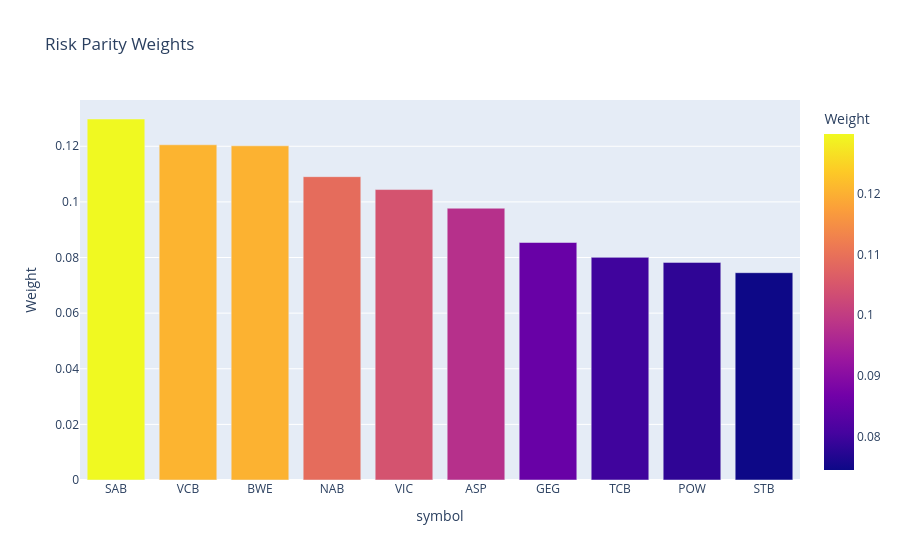
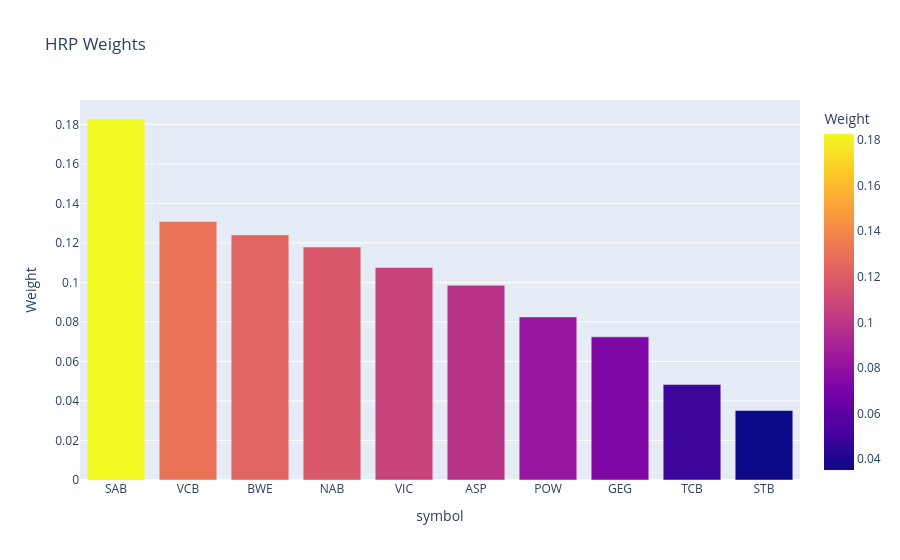
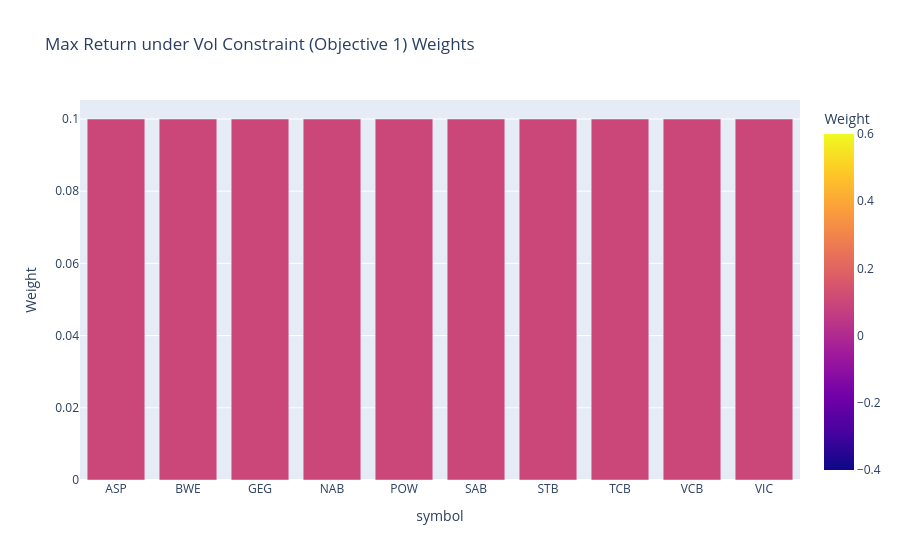

Notebook code cell kept with these figures, in order:
### Code cell
# Cell: Visualize Allocations
display(weight_bar_chart(weights_table["risk_parity"], title="Risk Parity Weights"))
display(weight_bar_chart(weights_table["hrp"], title="HRP Weights"))
display(weight_bar_chart(weights_table["max_ret_under_risk"], title="Max Return under Vol Constraint (Objective 1) Weights"))

### Figure 1 — Plotly figure (JSON) as saved in the notebook; plotly's stock layout.template omitted (floating-point values rounded to 4 significant figures)
{"data": [{"hovertemplate": "symbol=%{x}<br>Weight=%{marker.color}<extra></extra>", "legendgroup": "", "marker": {"color": [0.1298, 0.1205, 0.1202, 0.1091, 0.1044, 0.09772, 0.0854, 0.08006, 0.07825, 0.07454], "coloraxis": "coloraxis", "pattern": {"shape": ""}}, "name": "", "orientation": "v", "showlegend": false, "textposition": "auto", "type": "bar", "x": ["SAB", "VCB", "BWE", "NAB", "VIC", "ASP", "GEG", "TCB", "POW", "STB"], "xaxis": "x", "y": [0.1298, 0.1205, 0.1202, 0.1091, 0.1044, 0.09772, 0.0854, 0.08006, 0.07825, 0.07454], "yaxis": "y"}], "layout": {"barmode": "relative", "coloraxis": {"colorbar": {"title": {"text": "Weight"}}, "colorscale": [[0.0, "#0d0887"], [0.1111, "#46039f"], [0.2222, "#7201a8"], [0.3333, "#9c179e"], [0.4444, "#bd3786"], [0.5556, "#d8576b"], [0.6667, "#ed7953"], [0.7778, "#fb9f3a"], [0.8889, "#fdca26"], [1.0, "#f0f921"]]}, "legend": {"tracegroupgap": 0}, "title": {"text": "Risk Parity Weights"}, "xaxis": {"anchor": "y", "domain": [0.0, 1.0], "title": {"text": "symbol"}}, "yaxis": {"anchor": "x", "domain": [0.0, 1.0], "title": {"text": "Weight"}}}}

### Figure 2 — Plotly figure (JSON) as saved in the notebook; plotly's stock layout.template omitted (floating-point values rounded to 4 significant figures)
{"data": [{"hovertemplate": "symbol=%{x}<br>Weight=%{marker.color}<extra></extra>", "legendgroup": "", "marker": {"color": [0.1827, 0.1308, 0.124, 0.118, 0.1075, 0.09853, 0.08253, 0.07246, 0.0483, 0.03516], "coloraxis": "coloraxis", "pattern": {"shape": ""}}, "name": "", "orientation": "v", "showlegend": false, "textposition": "auto", "type": "bar", "x": ["SAB", "VCB", "BWE", "NAB", "VIC", "ASP", "POW", "GEG", "TCB", "STB"], "xaxis": "x", "y": [0.1827, 0.1308, 0.124, 0.118, 0.1075, 0.09853, 0.08253, 0.07246, 0.0483, 0.03516], "yaxis": "y"}], "layout": {"barmode": "relative", "coloraxis": {"colorbar": {"title": {"text": "Weight"}}, "colorscale": [[0.0, "#0d0887"], [0.1111, "#46039f"], [0.2222, "#7201a8"], [0.3333, "#9c179e"], [0.4444, "#bd3786"], [0.5556, "#d8576b"], [0.6667, "#ed7953"], [0.7778, "#fb9f3a"], [0.8889, "#fdca26"], [1.0, "#f0f921"]]}, "legend": {"tracegroupgap": 0}, "title": {"text": "HRP Weights"}, "xaxis": {"anchor": "y", "domain": [0.0, 1.0], "title": {"text": "symbol"}}, "yaxis": {"anchor": "x", "domain": [0.0, 1.0], "title": {"text": "Weight"}}}}

### Figure 3 — Plotly figure (JSON) as saved in the notebook; plotly's stock layout.template omitted (floating-point values rounded to 4 significant figures)
{"data": [{"hovertemplate": "symbol=%{x}<br>Weight=%{marker.color}<extra></extra>", "legendgroup": "", "marker": {"color": [0.1, 0.1, 0.1, 0.1, 0.1, 0.1, 0.1, 0.1, 0.1, 0.1], "coloraxis": "coloraxis", "pattern": {"shape": ""}}, "name": "", "orientation": "v", "showlegend": false, "textposition": "auto", "type": "bar", "x": ["ASP", "BWE", "GEG", "NAB", "POW", "SAB", "STB", "TCB", "VCB", "VIC"], "xaxis": "x", "y": [0.1, 0.1, 0.1, 0.1, 0.1, 0.1, 0.1, 0.1, 0.1, 0.1], "yaxis": "y"}], "layout": {"barmode": "relative", "coloraxis": {"colorbar": {"title": {"text": "Weight"}}, "colorscale": [[0.0, "#0d0887"], [0.1111, "#46039f"], [0.2222, "#7201a8"], [0.3333, "#9c179e"], [0.4444, "#bd3786"], [0.5556, "#d8576b"], [0.6667, "#ed7953"], [0.7778, "#fb9f3a"], [0.8889, "#fdca26"], [1.0, "#f0f921"]]}, "legend": {"tracegroupgap": 0}, "title": {"text": "Max Return under Vol Constraint (Objective 1) Weights"}, "xaxis": {"anchor": "y", "domain": [0.0, 1.0], "title": {"text": "symbol"}}, "yaxis": {"anchor": "x", "domain": [0.0, 1.0], "title": {"text": "Weight"}}}}
